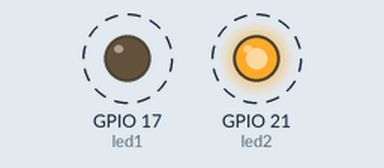
A program run on a simulated ESP32. Shown: output pins drawn as LEDs (lit = HIGH). Dashed ring = blinking. What the program prints to the serial monitor is not drawn.

Above: at 0.2 s.
Timing chart, 0 to 3.0 s (numbered marks = the images above):
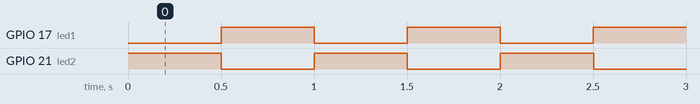

Measured:
- by itself, GPIO 17 (led1), GPIO 21 (led2): alternates HIGH for 0.50 s and LOW for 0.50 s

The program:

main.cpp
```cpp
#include <Arduino.h>

// This TaskHandle will allow
TaskHandle_t task1Handle = NULL;

const int led1 = 17; // Pin of the LED
const int led2 = 21; // Pin of the LED


void toggleLED(void * parameter){
for(;;){

vTaskDelay(500 / portTICK_PERIOD_MS);
// Turn the LED on
Serial.print("Turn the LED 1 on \n");
digitalWrite(led1, HIGH);
// Pause the task for 500m
vTaskDelay(500 / portTICK_PERIOD_MS);
Serial.print(" Pause the task for 500ms\n");
// Turn the LED off
digitalWrite(led1, LOW);
Serial.print("Turn the LED 1 off\n");

// Kill task1 if it's running
   if(task1Handle != NULL) {
   vTaskDelete(task1Handle);
   }

}
// vTaskDelete( NULL );


}

void toggleLED2(void * parameter){
  for(;;){ // infinite loop
  // Turn the LED on
  digitalWrite(led2, HIGH);
  Serial.print("Turn the LED 2 on\n");
  // Pause the task for 500ms
  Serial.print(" Pause the task for 500ms\n");
  vTaskDelay(500 / portTICK_PERIOD_MS);
  // Turn the LED off
  digitalWrite(led2, LOW);
  Serial.print("Turn the LED 2 off\n");
  // Pause the task again for 500ms
  vTaskDelay(500 / portTICK_PERIOD_MS);
  }
  vTaskDelete( NULL );
}


void setup()
{
  pinMode(led1, OUTPUT);
  pinMode(led2, OUTPUT);
  Serial.begin(112500);

  /* we create a new task here */
  xTaskCreate(
    toggleLED, /* Task function. */
    "toggleLED", /* name of task. */
    10000, /* Stack size of task */
    NULL, /* parameter of the task */
    1, /* priority of the task */
    NULL); /* Task handle to keep track of created task */

  xTaskCreate(
    toggleLED2, /* Task function. */
    "toggleLED2", /* name of task. */
    10000, /* Stack size of task */
    NULL, /* parameter of the task */
    1, /* priority of the task */
    NULL);

}


/* the forever loop() function is invoked by Arduino ESP32 loopTask */
void loop()
{
}
```
